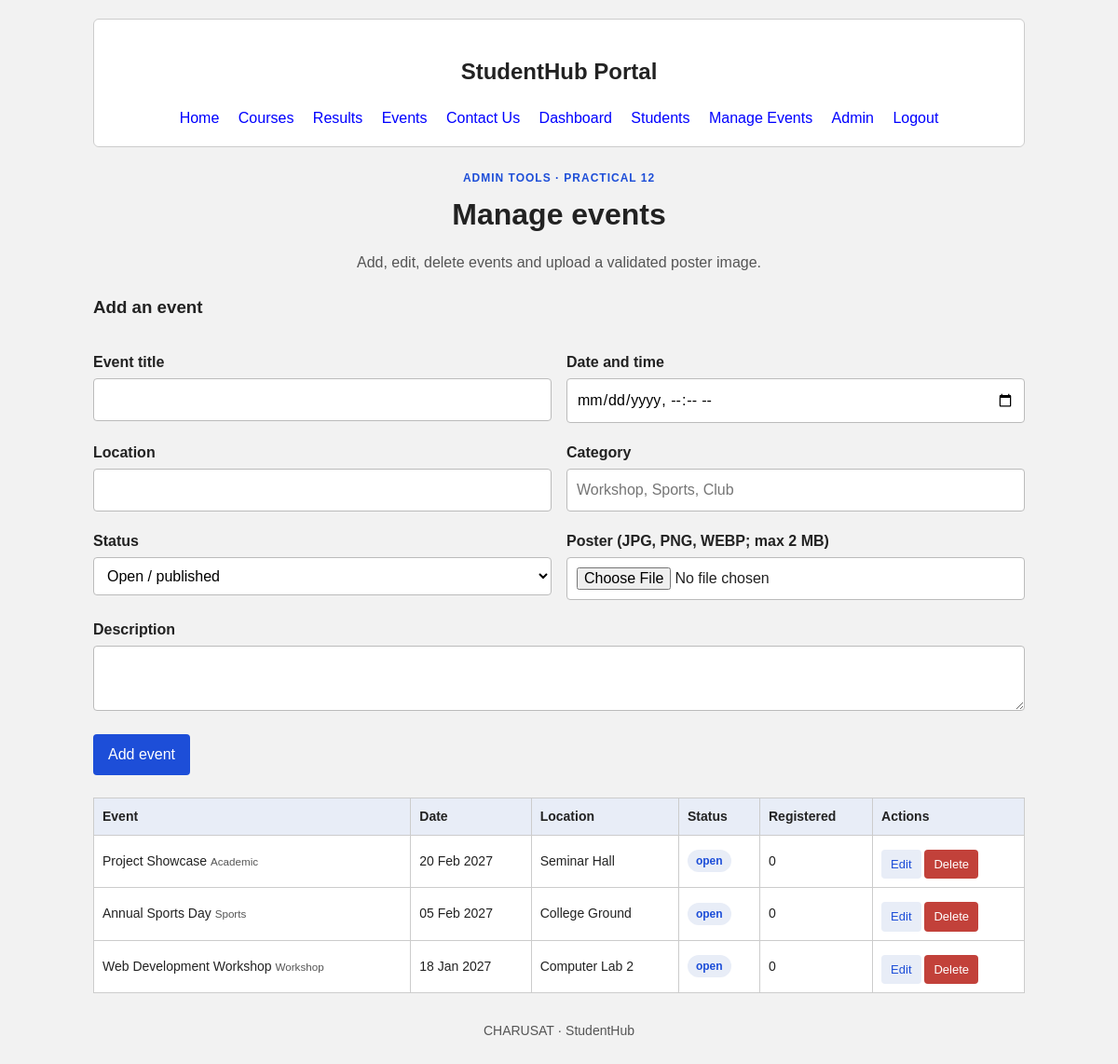
The app's page /admin_events.php (signed in) with its own data.
### tables this page shows
CREATE TABLE IF NOT EXISTS events (
 id INT UNSIGNED AUTO_INCREMENT PRIMARY KEY,
 title VARCHAR(150) NOT NULL,
 description TEXT NOT NULL,
 event_date DATETIME NOT NULL,
 location VARCHAR(150) NOT NULL,
 category VARCHAR(80) DEFAULT '',
 status ENUM('open','closed') NOT NULL DEFAULT 'open',
 poster VARCHAR(255) DEFAULT NULL,
 created_by INT UNSIGNED NULL,
 created_at TIMESTAMP DEFAULT CURRENT_TIMESTAMP,
 CONSTRAINT fk_events_creator FOREIGN KEY (created_by) REFERENCES users(id) ON DELETE SET NULL
);

### includes/functions.php (called while the page is built, shortened)
<?php
function e($value): string {
    return htmlspecialchars((string)$value, ENT_QUOTES | ENT_SUBSTITUTE, 'UTF-8');
}

### admin_events.php (the view, shortened to what this page needs)
<?php
require_once __DIR__ . '/includes/init.php'; require_admin();
$edit=null;
$events=$conn->query('SELECT e.id,e.title,e.event_date,e.location,e.status,e.category,e.poster,(SELECT COUNT(*) FROM registrations r WHERE r.event_id=e.id) AS regs FROM events e ORDER BY e.event_date DESC');
include __DIR__ . '/includes/header.php';
?>
<div class="page-heading"><p class="eyebrow">ADMIN TOOLS · PRACTICAL 12</p><h1>Manage events</h1><p class="muted">Add, edit, delete events and upload a validated poster image.</p></div>
<div class="form-card" style="max-width:none;margin-bottom:24px"><h3><?= $edit?'Edit event':'Add an event' ?></h3>
<form method="post" enctype="multipart/form-data"><input type="hidden" name="csrf_token" value="<?= e(csrf_token()) ?>"><input type="hidden" name="action" value="save"><input type="hidden" name="id" value="<?= (int)($edit['id']??0) ?>">
<div class="form-grid"><div class="field"><label>Event title</label><input name="title" required minlength="3" value="<?= e($edit['title']??'') ?>"></div><div class="field"><label>Date and time</label><input type="datetime-local" name="event_date" required value="<?= !empty($edit['event_date'])?e(date('Y-m-d\TH:i',strtotime($edit['event_date']))):'' ?>"></div><div class="field"><label>Location</label><input name="location" required value="<?= e($edit['location']??'') ?>"></div><div class="field"><label>Category</label><input name="category" value="<?= e($edit['category']??'') ?>" placeholder="Workshop, Sports, Club"></div><div class="field"><label>Status</label><select name="status"><option value="open" <?= ($edit['status']??'open')==='open'?'selected':'' ?>>Open / published</option><option value="closed" <?= ($edit['status']??'')==='closed'?'selected':'' ?>>Closed / hidden</option></select></div><div class="field"><label>Poster (JPG, PNG, WEBP; max 2 MB)</label><input type="file" name="poster" accept="image/jpeg,image/png,image/webp"></div></div>
<div class="field"><label>Description</label><textarea name="description" required></textarea></div><button class="btn" type="submit"><?= $edit?'Save changes':'Add event' ?></button> </form></div>
<div class="table-wrap"><table class="data-table"><thead><tr><th>Event</th><th>Date</th><th>Location</th><th>Status</th><th>Registered</th><th>Actions</th></tr></thead><tbody><?php while($ev=$events->fetch_assoc()): ?><tr><td><?= e($ev['title']) ?> <small class="muted"><?= e($ev['category']) ?></small></td><td><?= e(date('d M Y',strtotime($ev['event_date']))) ?></td><td><?= e($ev['location']) ?></td><td><span class="pill"><?= e($ev['status']) ?></span></td><td><?= (int)$ev['regs'] ?></td><td><a class="btn btn-light btn-small" href="admin_events.php?edit=<?= (int)$ev['id'] ?>">Edit</a> <form class="inline-form" method="post" onsubmit="return confirm('Delete this event?');"><input type="hidden" name="csrf_token" value="<?= e(csrf_token()) ?>"><input type="hidden" name="action" value="delete"><input type="hidden" name="id" value="<?= (int)$ev['id'] ?>"><button class="btn btn-danger btn-small">Delete</button></form></td></tr><?php endwhile; ?></tbody></table></div>
<?php include __DIR__ . '/includes/footer.php'; ?>

### backend.css (style rules this page uses)
* { box-sizing:border-box }
body { font-family:Arial,sans-serif;background:#f2f2f2;color:#222;margin:0;padding:20px;line-height:1.5 }
h1,h2 { text-align:center }
label { display:block;font-weight:bold;margin:14px 0 5px }
input,select,textarea { width:100%;padding:10px;border:1px solid #bbb;border-radius:4px;font:inherit;background:#fff }
textarea { resize:vertical }
button,.btn { display:inline-block;background:#1d4ed8;color:white;border:0;border-radius:4px;padding:10px 16px;cursor:pointer;text-decoration:none;font:inherit;margin-top:12px }
.muted { color:#555 }
table { width:100%;border-collapse:collapse;margin-top:15px;background:#fff }
th,td { border:1px solid #ccc;padding:9px;text-align:left;overflow-wrap:anywhere }
th { background:#e8edf7 }
.eyebrow { color:#1d4ed8;font-weight:bold;font-size:12px;letter-spacing:1px;margin:0 0 6px;text-align:center }
.page-heading { text-align:center;margin:8px 0 22px }
.page-heading h1 { margin:0 0 6px }
.form-grid { display:grid;grid-template-columns:1fr 1fr;gap:0 16px }
.field { margin-bottom:6px }
.btn-light { background:#e8edf7;color:#1d4ed8 }
.btn-danger { background:#c2413a }
.btn-small { padding:6px 10px;font-size:13px;margin-top:6px }
.inline-form { display:inline }
.table-wrap { overflow-x:auto }
.data-table { margin-top:0;font-size:14px }
.pill { display:inline-block;background:#e8edf7;color:#1d4ed8;font-size:12px;font-weight:bold;padding:3px 9px;border-radius:12px }

### records on screen
events: title "Project Showcase", category "Academic", event_date "20 Feb 2027", location "Seminar Hall", status "open", regs "0"
events: title "Annual Sports Day", category "Sports", event_date "05 Feb 2027", location "College Ground", status "open", regs "0"
events: title "Web Development Workshop", category "Workshop", event_date "18 Jan 2027", location "Computer Lab 2", status "open", regs "0"
